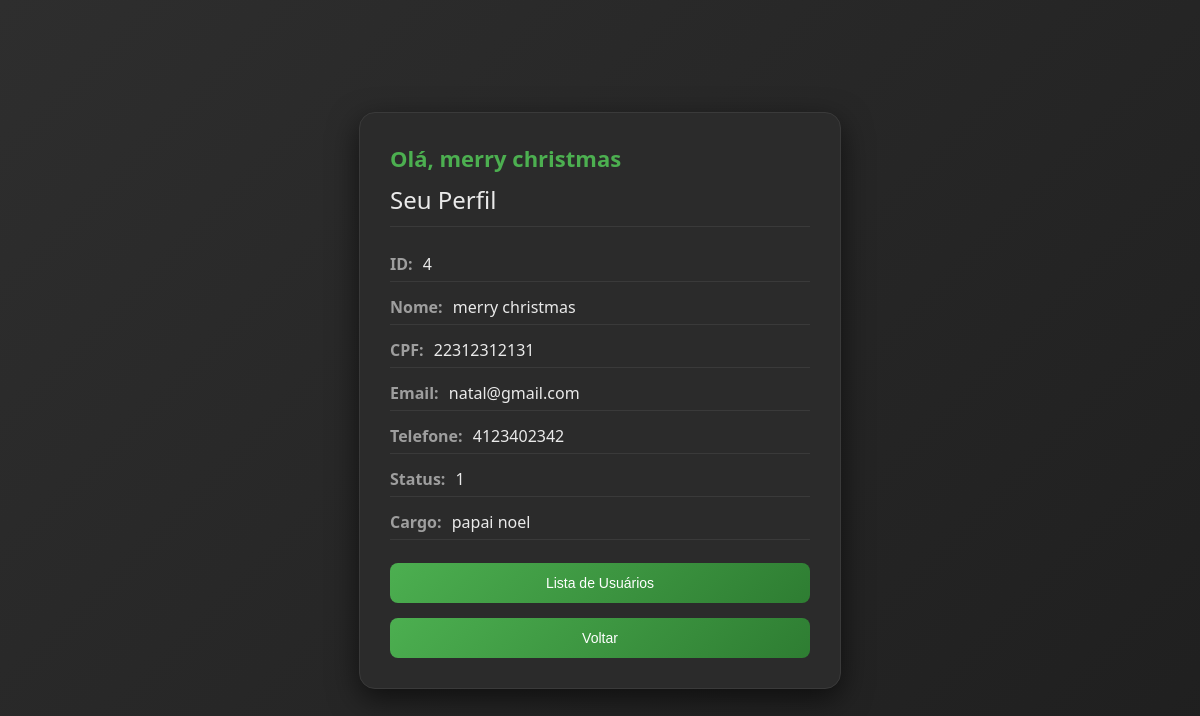
/menuusuarios (signed in), run on the app's committed database.
### tables this page shows
CREATE TABLE usuario (
        id INTEGER PRIMARY KEY AUTOINCREMENT,
        nome TEXT NOT NULL CHECK (nome LIKE '% %'),
        cpf TEXT UNIQUE NOT NULL,
        email TEXT NOT NULL,
        tel TEXT,
        senha TEXT NOT NULL,
        status INTEGER DEFAULT 1,
        cargo TEXT
    );

### app.py (the view)
@app.route('/menuusuarios')
def menuusuarios():
    if 'usuario_id' not in session:
        return redirect('/')
    usuarios = listar_user()
    usuario_logado = None
    for u in usuarios:
        if u['id'] == session['usuario_id']:
            usuario_logado = u
            break
    return render_template('menuusuarios.html', usuario=usuario_logado)

### database.py (called while the page is built)
def conectar():
    conn = sqlite3.connect(DB_NAME)
    conn.row_factory = sqlite3.Row
    return conn

### models.py (called while the page is built)
def listar_user():
    conn = conectar()
    conn.row_factory = sqlite3.Row
    cursor = conn.cursor()
    cursor.execute("SELECT * FROM usuario")
    usuarios = cursor.fetchall()
    conn.close()
    return usuarios

### templates/menuusuarios.html (shortened to what this page needs)
<!doctype html>
<html lang="pt-BR">
<head>
  <link rel="stylesheet" href="{{ url_for('static', filename='css/menuusuariosstyle.css') }}">
</head>
<body>
  <div class="container">
    <div class="card">
      <div class="saudacao">
      <h2>Olá, {{ usuario.nome }}</h2>
      </div>
      <h2>Seu Perfil</h2>
      <div class="info"><span class="label">ID:</span> {{ usuario.id }}</div>
      <div class="info"><span class="label">Nome:</span> {{ usuario.nome }}</div>
      <div class="info"><span class="label">CPF:</span> {{ usuario.cpf }}</div>
      <div class="info"><span class="label">Email:</span> {{ usuario.email }}</div>
      <div class="info"><span class="label">Telefone:</span> {{ usuario.tel }}</div>
      <div class="info"><span class="label">Status:</span> {{ usuario.status }}</div>
      <div class="info"><span class="label">Cargo:</span> {{ usuario.cargo }}</div>
      <a href="/listausers">
        <button class="btn">Lista de Usuários</button>
      </a>
      <a href="/home">
        <button class="btn">Voltar</button>
      </a>
    </div>
  </div>
</body>
</html>

### static/css/menuusuariosstyle.css (style rules this page uses)
body { margin: 0; padding: 0; font-family: 'Segoe UI', Tahoma, Geneva, Verdana, sans-serif; background: linear-gradient(135deg, #2e2e2e, #1f1f1f); color: #eaeaea; }
.container { display: flex; justify-content: center; align-items: center; height: 100vh; }
.card { width: 420px; padding: 30px; border-radius: 16px; background: #2b2b2b; box-shadow: 0 10px 30px rgba(0, 0, 0, 0.6); border: 1px solid #3a3a3a; transition: transform 0.2s ease, box-shadow 0.2s ease; }
.saudacao h2 { margin: 0 0 10px 0; color: #4caf50; font-size: 22px; }
.card > h2 { margin: 10px 0 20px 0; font-weight: 500; border-bottom: 1px solid #3a3a3a; padding-bottom: 10px; }
.info { margin: 8px 0; padding: 6px 0; border-bottom: 1px solid #3a3a3a; }
.label { font-weight: 600; color: #9e9e9e; margin-right: 6px; }
.btn { width: 100%; margin-top: 15px; padding: 12px; border: none; border-radius: 8px; background: linear-gradient(135deg, #4caf50, #2e7d32); color: white; font-size: 14px; cursor: pointer; transition: all 0.2s ease; }

### data on the page
usuario: nome "merry christmas", id "4", cpf "22312312131", email "natal@gmail.com", tel "4123402342", status "1", cargo "papai noel"
